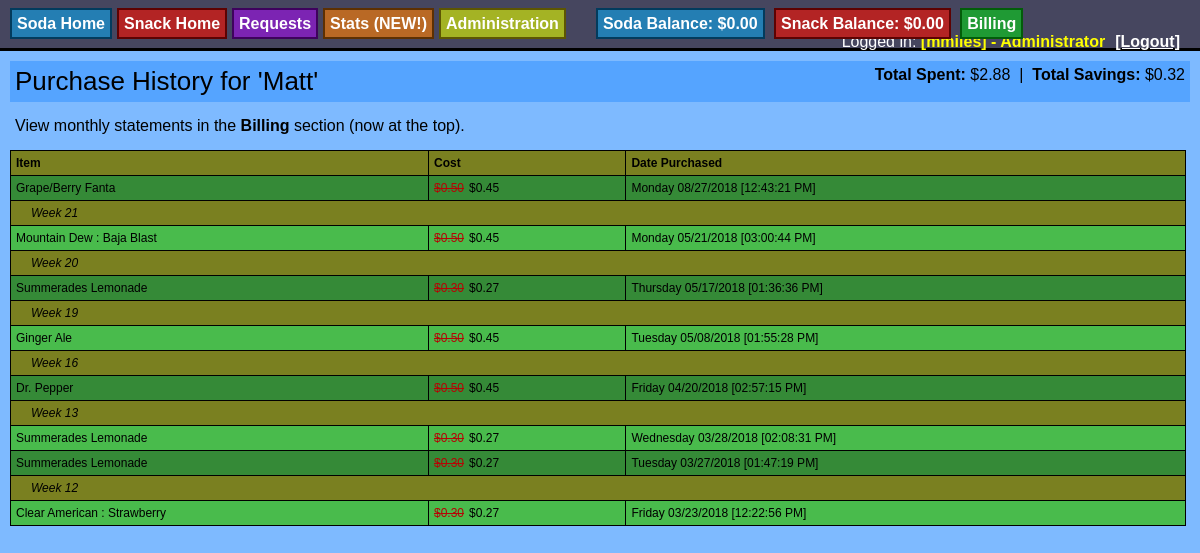
Page /purchase_history.php?type=Soda (signed in) on the earlier database version.
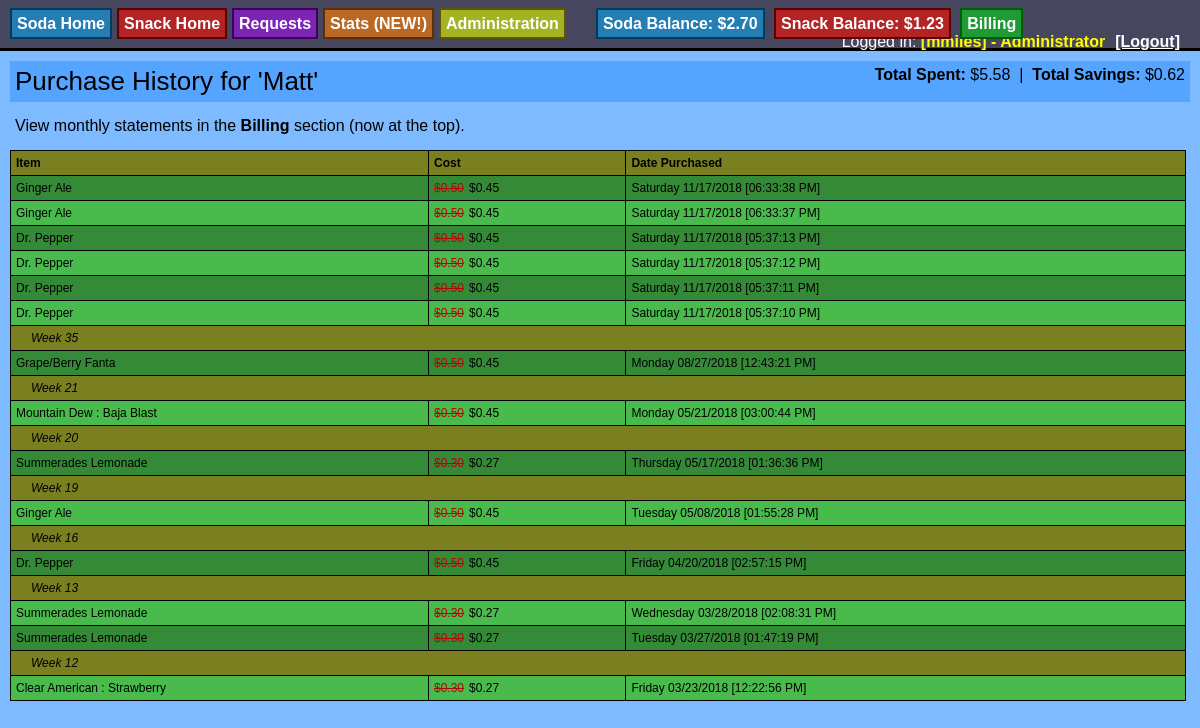
Same page on the later database version.
### tables this page shows
CREATE TABLE "Purchase_History" (
	`ID`	INTEGER PRIMARY KEY AUTOINCREMENT UNIQUE,
	`UserID`	INTEGER NOT NULL,
	`ItemID`	INTEGER NOT NULL,
	`Cost`	REAL,
	`Date`	TEXT,
	`DiscountCost`	REAL,
	`CashOnly`	INTEGER,
	`DailyAmountID`	INTEGER,
	`Cancelled`	INTEGER
);

CREATE TABLE "Item" (
	`ID`	integer PRIMARY KEY AUTOINCREMENT,
	`Name`	text,
	`Date`	text,
	`ChartColor`	text,
	`TotalCans`	integer,
	`BackstockQuantity`	integer,
	`ShelfQuantity`	integer,
	`Price`	real,
	`TotalIncome`	real,
	`TotalExpenses`	real,
	`DateModifed`	text,
	`DateModified`	text,
	`ModifyType`	text,
	`Retired`	INTEGER DEFAULT 0,
	`ImageURL`	TEXT,
	`ThumbURL`	TEXT,
	`UnitName`	TEXT,
	`Type`	TEXT,
	`DiscountPrice`	REAL,
	`Hidden`	INTEGER DEFAULT 0,
	`OutOfStock`	Integer,
	`OutOfStockDate`	Text,
	`OutOfStockReporter`	Text,
	`UnitNamePlural`	TEXT,
	`Alias`	TEXT,
	`ExpirationDate`	TEXT
);

### purchase_history.php (the view, shortened to what this page needs)
<head>
<?php
    $itemType = $_GET['type'];
    if( $isLoggedInAdmin && isset($_GET['userid'] ) && isset($_GET['name'] )  ) {
        $userID = $_GET['userid'];
        $name = $_GET['name'];
    } else {
        $userID = $_SESSION['UserID'];
        $name = $_SESSION['FirstName'];
    }
    echo "<div class='soda_popout'  style='margin:10px; padding:5px;'><span style='font-size:26px;'>Purchase History for '$name'</span> <span style='font-size:0.8em;'></span>";
    $totalSavings = 0.0;
    $totalBalance = 0.0;
    $results = $db->query("SELECT p.Cost, p.DiscountCost FROM Purchase_History p JOIN Item i on p.itemID = i.ID WHERE p.UserID = $userID AND i.Type='$itemType' AND Cancelled IS NULL");
    while ($row = $results->fetchArray()) {
        if( $row['DiscountCost'] != "" ) {
            $totalSavings += ($row['Cost'] - $row['DiscountCost']);
            $totalBalance += $row['DiscountCost'];
        } else {
            $totalBalance += $row['Cost'];
        }
    }
    echo  "<span style='float:right;'><b>Total Spent:</b> $". number_format($totalBalance,2) . "&nbsp;&nbsp;|&nbsp;&nbsp;<b>Total Savings:</b> $" . number_format($totalSavings, 2) . "</span>";
    echo "</div>";
    echo "<div style='margin:10px; padding:5px;'>";
    echo "View monthly statements in the <b>Billing</b> section (now at the top).";
    echo "</div>";
    echo "<div id='restock_all'>";
    echo "<table style='font-size:12; border-collapse:collapse; margin:10px; width:98%'>";
    echo "<thead><tr class='table_header'>";
    echo "<th style='padding:5px; border:1px #000 solid;' align='left'>Item</th>";
    echo "<th style='padding:5px; border:1px #000 solid;' align='left'>Cost</th>";
    echo "<th style='padding:5px; border:1px #000 solid;' align='left'>Date Purchased</th>";
    echo "</tr></thead>";
    $rowClass = "odd";
    $results = $db->query("SELECT i.Name, p.Cancelled, p.Cost, p.DiscountCost, p.Date, p.UserID, p.CashOnly FROM Purchase_History p JOIN Item i on p.itemID = i.ID WHERE p.UserID = $userID AND i.Type='$itemType' ORDER BY p.Date DESC");
    $currentWeek = "";
    while ($row = $results->fetchArray()) {
        $date_object = DateTime::createFromFormat('Y-m-d H:i:s', $row['Date']);
        $weekOfPurchase = $date_object->format('W');
        if( $currentWeek == "" ) {
            $currentWeek = $weekOfPurchase;
        } else {
            if( $currentWeek != $weekOfPurchase ) {
                echo "<tr>";
                echo "<td style='padding:5px; font-style:italic; padding-left: 20px; border:1px #000 solid; background-color:#7a8020;' colspan='3'>";
                echo "Week " . $weekOfPurchase;
                echo "</td>";
                echo "</tr>";
                $currentWeek = $weekOfPurchase;
            }
        }
        $itemName = $row['Name'];
        $discountAmountDisplay = "$" . number_format($row['DiscountCost'],2);
        $costAmountDisplay = "$" . number_format($row['Cost'], 2);
        echo "<tr class='$rowClass'>";
        echo "<td style='padding:5px; border:1px #000 solid;'>" . $itemName . "</td>";
        $costDisplay = "";
        if( $row['DiscountCost'] != "" ) {
            $costDisplay = "<span class='red_price'>$" . number_format($row['Cost'], 2) . "</span>" . $discountAmountDisplay;
        } else {
            $costDisplay = $costAmountDisplay;
        }
        echo "<td style='padding:5px; border:1px #000 solid;'>" . $costDisplay ."</td>";
        echo "<td style='padding:5px; border:1px #000 solid;'>" . $date_object->format('l m/d/Y  [h:i:s A]') . "</td>";
        echo "</tr>";
        if( $rowClass == "odd" ) { $rowClass = "even"; } else { $rowClass = "odd"; }
    }
        echo "</table>";
    echo "</div>";
?>
</body>

Differences in the rows shown:
added purchase_history: ItemID.Name "Ginger Ale", Cost "0.50", DiscountCost "$0.45", Date "Saturday 11/17/2018 [06:33:38 PM]"
added purchase_history: ItemID.Name "Ginger Ale", Cost "0.50", DiscountCost "$0.45", Date "Saturday 11/17/2018 [06:33:37 PM]"
added purchase_history: ItemID.Name "Dr. Pepper", Cost "0.50", DiscountCost "$0.45", Date "Saturday 11/17/2018 [05:37:13 PM]"
added purchase_history: ItemID.Name "Dr. Pepper", Cost "0.50", DiscountCost "$0.45", Date "Saturday 11/17/2018 [05:37:12 PM]"
added purchase_history: ItemID.Name "Dr. Pepper", Cost "0.50", DiscountCost "$0.45", Date "Saturday 11/17/2018 [05:37:11 PM]"
added purchase_history: ItemID.Name "Dr. Pepper", Cost "0.50", DiscountCost "$0.45", Date "Saturday 11/17/2018 [05:37:10 PM]"
shown differently, row unchanged: purchase_history "Monday 08/27/2018 [12:43:21 PM]": Date (not shown) → "35"
Other differences:
$_SESSION['SodaBalance']: "0.00" → "2.70"
$_SESSION['SnackBalance']: "0.00" → "1.23"
$totalBalance: "2.88" → "5.58"
$totalSavings: "0.32" → "0.62"
